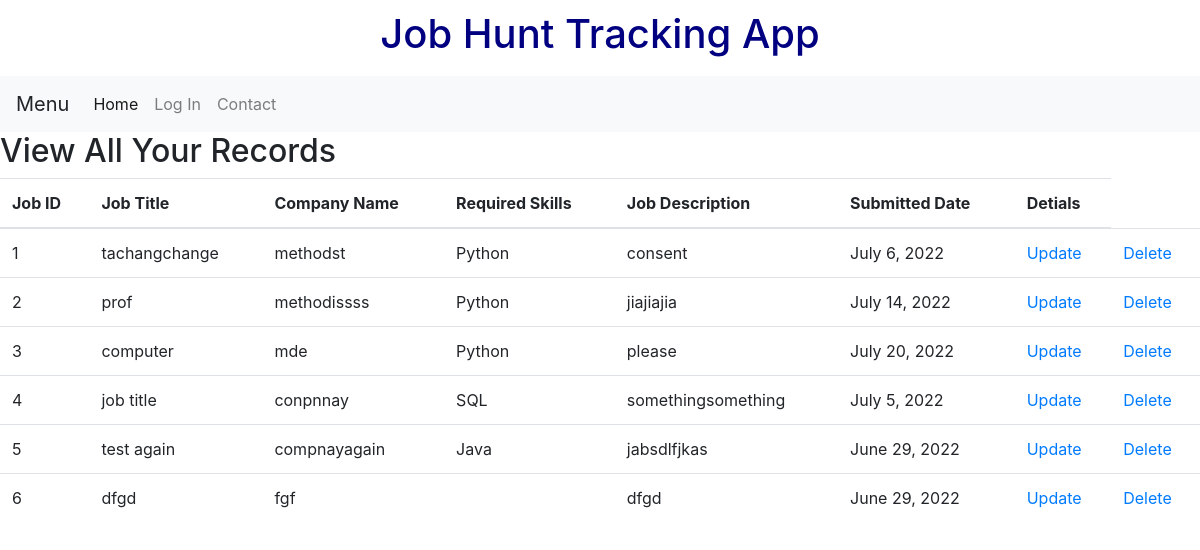
Before: /TrackJob/showrecord/ with the older database file.
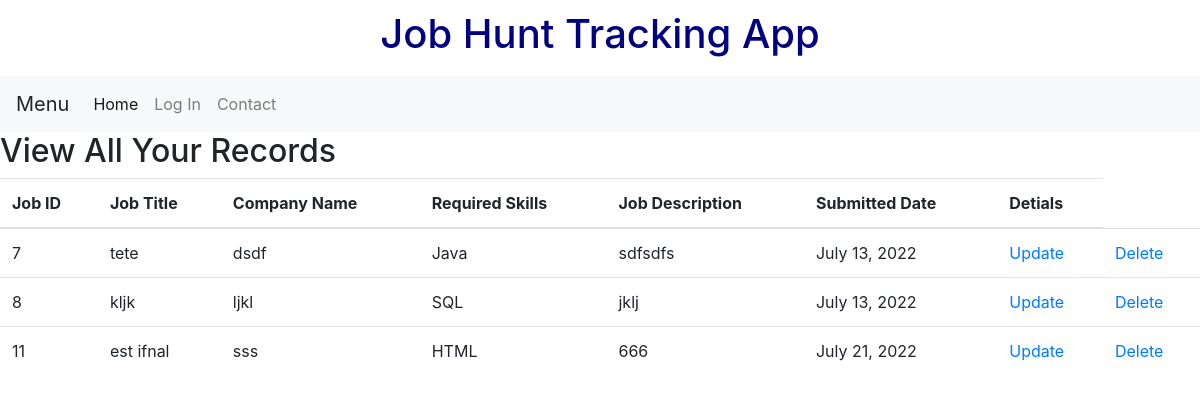
After: the same page with the newer database file.
### TrackJob/models.py (models this page shows)
class Job(models.Model):
    Job_Title = models.CharField(max_length=120) # required to have maxlength
    Company_Name = models.CharField(max_length=120)
    SkillType = [('Python', 'Python'), ('Java', 'Java'), ('SQL', 'SQL'), ('HTML', 'HTML/CSS'),('Other','Other') ]  # enum
    Required_Skills = models.CharField(blank=True, choices=SkillType, max_length=10)
    Job_Description = models.TextField()
    Submitted_Date = models.DateField()
    Note = models.TextField(blank=False, null=True)

### TrackJob/views.py (the view)
# urls.py: path('showrecord/', showrecord_view,name = 'showrecord'),
def showrecord_view(request,*args, **kwargs):
    queryset = Job.objects.all() #list of objects
    context = {
        "object_list": queryset
    }
    return render(request, "showrecordpage.html", context)

### TrackJob/templates/showrecordpage.html
{% extends 'basepage.html' %}
{%  block content %}
<h2> View All Your Records</h2>
<table class="table">
  <thead>
    <tr>
        <th scope="col">Job ID</th>
        <th scope="col">Job Title</th>
        <th scope="col">Company Name</th>
        <th scope="col">Required Skills</th>
        <th scope="col">Job Description</th>
        <th scope="col">Submitted Date</th>
        <th scope="col">Detials</th>
    </tr>
  </thead>
<Tbody>
        {%  for instance in object_list %}
            <tr>
                <td>{{ instance.id}}</td>
                <td>{{ instance.Job_Title }}</td>
                <td>{{ instance.Company_Name }}</td>
                <td>{{ instance.Required_Skills }}</td>
                <td>{{ instance.Job_Description }}</td>
                <td>{{ instance.Submitted_Date }}</td>
                <td><a href="{% url 'job_update' instance.id %}">Update</a>
                <td><a href="{% url 'job_delete' instance.id %}">Delete</a>
                </td>
          </tr>
        {% endfor %}
    </Tbody>
</table>
{% endblock %}

Changed rows visible on the page:
removed Job: id "1", Job_Title "tachangchange", Company_Name "methodst", Required_Skills "Python", Job_Description "consent", Submitted_Date "July 6, 2022"
removed Job: id "2", Job_Title "prof", Company_Name "methodissss", Required_Skills "Python", Job_Description "jiajiajia", Submitted_Date "July 14, 2022"
removed Job: id "3", Job_Title "computer", Company_Name "mde", Required_Skills "Python", Job_Description "please", Submitted_Date "July 20, 2022"
removed Job: id "4", Job_Title "job title", Company_Name "conpnnay", Required_Skills "SQL", Job_Description "somethingsomething", Submitted_Date "July 5, 2022"
removed Job: id "5", Job_Title "test again", Company_Name "compnayagain", Required_Skills "Java", Job_Description "jabsdlfjkas", Submitted_Date "June 29, 2022"
removed Job: id "6", Job_Title "dfgd", Company_Name "fgf", Job_Description "dfgd", Submitted_Date "June 29, 2022"
added Job: id "7", Job_Title "tete", Company_Name "dsdf", Required_Skills "Java", Job_Description "sdfsdfs", Submitted_Date "July 13, 2022"
added Job: id "8", Job_Title "kljk", Company_Name "ljkl", Required_Skills "SQL", Job_Description "jklj", Submitted_Date "July 13, 2022"
added Job: id "11", Job_Title "est ifnal", Company_Name "sss", Required_Skills "HTML", Job_Description "666", Submitted_Date "July 21, 2022"
